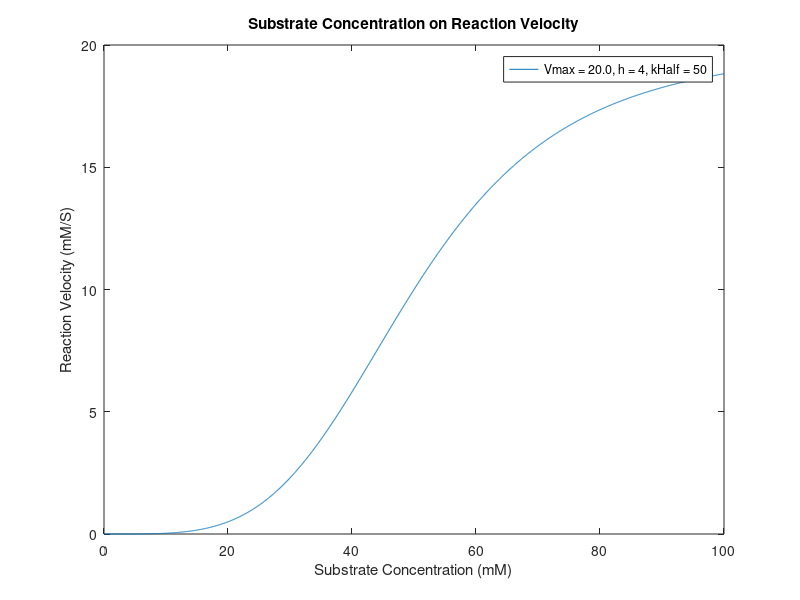

Write the MATLAB code that produced this figure.
Vmax = 20.0;
h = 4;
kHalf = 50;

S = 0:0.05:100;

for i = 1:length(S)
    V1(i) = (Vmax * power(S(i), h)) / (power(kHalf, h) + power(S(i), h)); 
end

plot(S, V1, "DisplayName", "Vmax = 20.0, h = 4, kHalf = 50");
hold on
legend
title("Substrate Concentration on Reaction Velocity");
xlabel("Substrate Concentration (mM)");
ylabel("Reaction Velocity (mM/S)");
hold off
